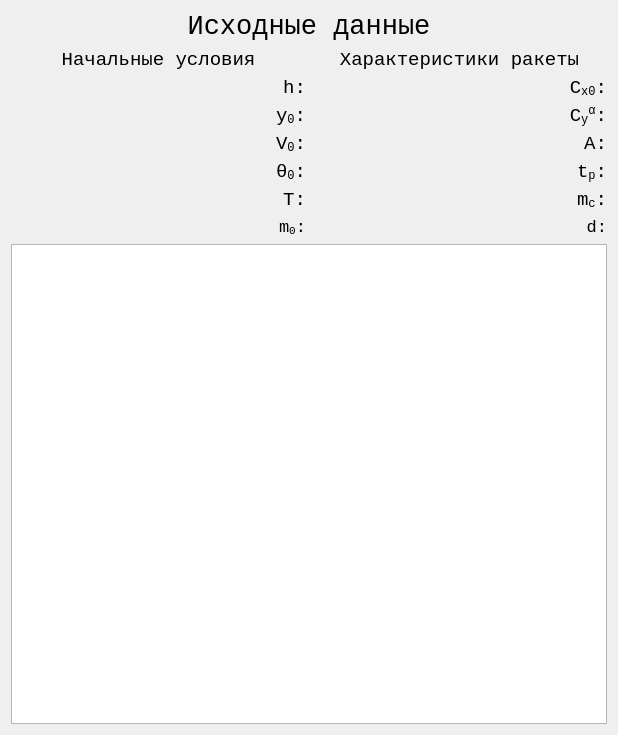
<?xml version="1.0" encoding="UTF-8"?>
<ui version="4.0">
 <class>inputWidget</class>
 <widget class="QWidget" name="inputWidget">
  <property name="geometry">
   <rect>
    <x>0</x>
    <y>0</y>
    <width>618</width>
    <height>735</height>
   </rect>
  </property>
  <property name="font">
   <font>
    <pointsize>13</pointsize>
   </font>
  </property>
  <property name="windowTitle">
   <string>Form</string>
  </property>
  <property name="autoFillBackground">
   <bool>false</bool>
  </property>
  <property name="styleSheet">
   <string notr="true"/>
  </property>
  <layout class="QGridLayout" name="gridLayout_3">
   <item row="0" column="0" colspan="2">
    <layout class="QHBoxLayout" name="horizontalLayout">
     <item>
      <widget class="QLabel" name="label">
       <property name="font">
        <font>
         <family>Courier Std</family>
         <pointsize>20</pointsize>
         <weight>50</weight>
         <bold>false</bold>
         <underline>false</underline>
         <kerning>false</kerning>
        </font>
       </property>
       <property name="styleSheet">
        <string notr="true"/>
       </property>
       <property name="text">
        <string>Исходные данные</string>
       </property>
       <property name="alignment">
        <set>Qt::AlignCenter</set>
       </property>
      </widget>
     </item>
    </layout>
   </item>
   <item row="1" column="0">
    <layout class="QVBoxLayout" name="verticalLayout_3">
     <item>
      <widget class="QLabel" name="label_2">
       <property name="font">
        <font>
         <family>Courier New</family>
         <pointsize>14</pointsize>
        </font>
       </property>
       <property name="text">
        <string>Начальные условия</string>
       </property>
       <property name="alignment">
        <set>Qt::AlignCenter</set>
       </property>
      </widget>
     </item>
    </layout>
   </item>
   <item row="1" column="1">
    <layout class="QVBoxLayout" name="verticalLayout_4">
     <item>
      <widget class="QLabel" name="label_3">
       <property name="font">
        <font>
         <family>Courier New</family>
         <pointsize>14</pointsize>
        </font>
       </property>
       <property name="text">
        <string>Характеристики ракеты</string>
       </property>
       <property name="alignment">
        <set>Qt::AlignCenter</set>
       </property>
      </widget>
     </item>
    </layout>
   </item>
   <item row="2" column="0">
    <layout class="QGridLayout" name="gridLayout">
     <property name="horizontalSpacing">
      <number>6</number>
     </property>
     <item row="2" column="0">
      <widget class="QLabel" name="label_11">
       <property name="font">
        <font>
         <family>Courier New</family>
         <pointsize>13</pointsize>
        </font>
       </property>
       <property name="text">
        <string>&lt;html&gt;&lt;head/&gt;&lt;body&gt;&lt;p&gt;&lt;span style=&quot; font-size:14pt;&quot;&gt;V&lt;/span&gt;&lt;span style=&quot; font-size:14pt; vertical-align:sub;&quot;&gt;0&lt;/span&gt;&lt;span style=&quot; font-size:14pt;&quot;&gt;:&lt;/span&gt;&lt;/p&gt;&lt;/body&gt;&lt;/html&gt;</string>
       </property>
       <property name="alignment">
        <set>Qt::AlignRight|Qt::AlignTrailing|Qt::AlignVCenter</set>
       </property>
      </widget>
     </item>
     <item row="1" column="0">
      <widget class="QLabel" name="label_10">
       <property name="font">
        <font>
         <family>Courier New</family>
         <pointsize>13</pointsize>
        </font>
       </property>
       <property name="text">
        <string>&lt;html&gt;&lt;head/&gt;&lt;body&gt;&lt;p&gt;&lt;span style=&quot; font-size:14pt;&quot;&gt;y&lt;/span&gt;&lt;span style=&quot; font-size:14pt; vertical-align:sub;&quot;&gt;0&lt;/span&gt;&lt;span style=&quot; font-size:14pt;&quot;&gt;:&lt;/span&gt;&lt;/p&gt;&lt;/body&gt;&lt;/html&gt;</string>
       </property>
       <property name="alignment">
        <set>Qt::AlignRight|Qt::AlignTrailing|Qt::AlignVCenter</set>
       </property>
      </widget>
     </item>
     <item row="4" column="0">
      <widget class="QLabel" name="label_13">
       <property name="font">
        <font>
         <family>Courier New</family>
         <pointsize>13</pointsize>
        </font>
       </property>
       <property name="text">
        <string>&lt;html&gt;&lt;head/&gt;&lt;body&gt;&lt;p&gt;&lt;span style=&quot; font-size:14pt;&quot;&gt;T:&lt;/span&gt;&lt;/p&gt;&lt;/body&gt;&lt;/html&gt;</string>
       </property>
       <property name="alignment">
        <set>Qt::AlignRight|Qt::AlignTrailing|Qt::AlignVCenter</set>
       </property>
      </widget>
     </item>
     <item row="0" column="0">
      <widget class="QLabel" name="label_9">
       <property name="font">
        <font>
         <family>Courier New</family>
         <pointsize>13</pointsize>
        </font>
       </property>
       <property name="text">
        <string>&lt;html&gt;&lt;head/&gt;&lt;body&gt;&lt;p&gt;&lt;span style=&quot; font-size:14pt;&quot;&gt;h:&lt;/span&gt;&lt;/p&gt;&lt;/body&gt;&lt;/html&gt;</string>
       </property>
       <property name="alignment">
        <set>Qt::AlignRight|Qt::AlignTrailing|Qt::AlignVCenter</set>
       </property>
      </widget>
     </item>
     <item row="3" column="0">
      <widget class="QLabel" name="label_12">
       <property name="font">
        <font>
         <family>Courier New</family>
         <pointsize>13</pointsize>
        </font>
       </property>
       <property name="text">
        <string>&lt;html&gt;&lt;head/&gt;&lt;body&gt;&lt;p&gt;&lt;span style=&quot; font-size:14pt;&quot;&gt;&amp;#952;&lt;/span&gt;&lt;span style=&quot; font-size:14pt; vertical-align:sub;&quot;&gt;0&lt;/span&gt;&lt;span style=&quot; font-size:14pt;&quot;&gt;:&lt;/span&gt;&lt;/p&gt;&lt;/body&gt;&lt;/html&gt;</string>
       </property>
       <property name="alignment">
        <set>Qt::AlignRight|Qt::AlignTrailing|Qt::AlignVCenter</set>
       </property>
      </widget>
     </item>
     <item row="5" column="0">
      <widget class="QLabel" name="label_4">
       <property name="font">
        <font>
         <family>Courier New</family>
         <pointsize>13</pointsize>
        </font>
       </property>
       <property name="mouseTracking">
        <bool>true</bool>
       </property>
       <property name="text">
        <string>&lt;html&gt;&lt;head/&gt;&lt;body&gt;&lt;p&gt;m&lt;span style=&quot; vertical-align:sub;&quot;&gt;0&lt;/span&gt;:&lt;/p&gt;&lt;/body&gt;&lt;/html&gt;</string>
       </property>
       <property name="alignment">
        <set>Qt::AlignRight|Qt::AlignTrailing|Qt::AlignVCenter</set>
       </property>
      </widget>
     </item>
    </layout>
   </item>
   <item row="2" column="1">
    <layout class="QGridLayout" name="gridLayout_2">
     <property name="horizontalSpacing">
      <number>6</number>
     </property>
     <item row="0" column="0">
      <widget class="QLabel" name="label_14">
       <property name="font">
        <font>
         <family>Courier New</family>
         <pointsize>13</pointsize>
        </font>
       </property>
       <property name="text">
        <string>&lt;html&gt;&lt;head/&gt;&lt;body&gt;&lt;p&gt;&lt;span style=&quot; font-size:14pt;&quot;&gt;C&lt;/span&gt;&lt;span style=&quot; font-size:14pt; vertical-align:sub;&quot;&gt;x0&lt;/span&gt;&lt;span style=&quot; font-size:14pt;&quot;&gt;:&lt;/span&gt;&lt;/p&gt;&lt;/body&gt;&lt;/html&gt;</string>
       </property>
       <property name="alignment">
        <set>Qt::AlignRight|Qt::AlignTrailing|Qt::AlignVCenter</set>
       </property>
      </widget>
     </item>
     <item row="2" column="0">
      <widget class="QLabel" name="label_16">
       <property name="font">
        <font>
         <family>Courier New</family>
         <pointsize>13</pointsize>
        </font>
       </property>
       <property name="text">
        <string>&lt;html&gt;&lt;head/&gt;&lt;body&gt;&lt;p&gt;&lt;span style=&quot; font-size:14pt;&quot;&gt;A:&lt;/span&gt;&lt;/p&gt;&lt;/body&gt;&lt;/html&gt;</string>
       </property>
       <property name="alignment">
        <set>Qt::AlignRight|Qt::AlignTrailing|Qt::AlignVCenter</set>
       </property>
      </widget>
     </item>
     <item row="3" column="0">
      <widget class="QLabel" name="label_17">
       <property name="font">
        <font>
         <family>Courier New</family>
         <pointsize>13</pointsize>
        </font>
       </property>
       <property name="text">
        <string>&lt;html&gt;&lt;head/&gt;&lt;body&gt;&lt;p&gt;&lt;span style=&quot; font-size:14pt;&quot;&gt;t&lt;/span&gt;&lt;span style=&quot; font-size:14pt; vertical-align:sub;&quot;&gt;p&lt;/span&gt;&lt;span style=&quot; font-size:14pt;&quot;&gt;:&lt;/span&gt;&lt;/p&gt;&lt;/body&gt;&lt;/html&gt;</string>
       </property>
       <property name="alignment">
        <set>Qt::AlignRight|Qt::AlignTrailing|Qt::AlignVCenter</set>
       </property>
      </widget>
     </item>
     <item row="1" column="0">
      <widget class="QLabel" name="label_15">
       <property name="font">
        <font>
         <family>Courier New</family>
         <pointsize>13</pointsize>
        </font>
       </property>
       <property name="text">
        <string>&lt;html&gt;&lt;head/&gt;&lt;body&gt;&lt;p&gt;&lt;span style=&quot; font-size:14pt;&quot;&gt;C&lt;/span&gt;&lt;span style=&quot; font-size:14pt; vertical-align:sub;&quot;&gt;y&lt;/span&gt;&lt;span style=&quot; font-size:14pt; vertical-align:super;&quot;&gt;α&lt;/span&gt;&lt;span style=&quot; font-size:14pt;&quot;&gt;:&lt;/span&gt;&lt;/p&gt;&lt;/body&gt;&lt;/html&gt;</string>
       </property>
       <property name="alignment">
        <set>Qt::AlignRight|Qt::AlignTrailing|Qt::AlignVCenter</set>
       </property>
      </widget>
     </item>
     <item row="4" column="0">
      <widget class="QLabel" name="label_18">
       <property name="font">
        <font>
         <family>Courier New</family>
         <pointsize>13</pointsize>
        </font>
       </property>
       <property name="text">
        <string>&lt;html&gt;&lt;head/&gt;&lt;body&gt;&lt;p&gt;&lt;span style=&quot; font-size:14pt;&quot;&gt;m&lt;/span&gt;&lt;span style=&quot; font-size:14pt; vertical-align:sub;&quot;&gt;c&lt;/span&gt;&lt;span style=&quot; font-size:14pt;&quot;&gt;:&lt;/span&gt;&lt;/p&gt;&lt;/body&gt;&lt;/html&gt;</string>
       </property>
       <property name="alignment">
        <set>Qt::AlignRight|Qt::AlignTrailing|Qt::AlignVCenter</set>
       </property>
      </widget>
     </item>
     <item row="5" column="0">
      <widget class="QLabel" name="label_5">
       <property name="font">
        <font>
         <family>Courier New</family>
         <pointsize>13</pointsize>
        </font>
       </property>
       <property name="mouseTracking">
        <bool>true</bool>
       </property>
       <property name="text">
        <string>d:</string>
       </property>
       <property name="alignment">
        <set>Qt::AlignRight|Qt::AlignTrailing|Qt::AlignVCenter</set>
       </property>
      </widget>
     </item>
    </layout>
   </item>
   <item row="3" column="0" colspan="2">
    <layout class="QHBoxLayout" name="horizontalLayout_2">
     <item>
      <layout class="QVBoxLayout" name="verticalLayout_5"/>
     </item>
     <item>
      <layout class="QVBoxLayout" name="verticalLayout_2"/>
     </item>
    </layout>
   </item>
   <item row="4" column="0" colspan="2">
    <layout class="QVBoxLayout" name="verticalLayout">
     <item>
      <widget class="QTextEdit" name="textEdit">
       <property name="font">
        <font>
         <family>Courier New</family>
         <pointsize>14</pointsize>
        </font>
       </property>
      </widget>
     </item>
    </layout>
   </item>
  </layout>
 </widget>
 <resources/>
 <connections/>
</ui>
